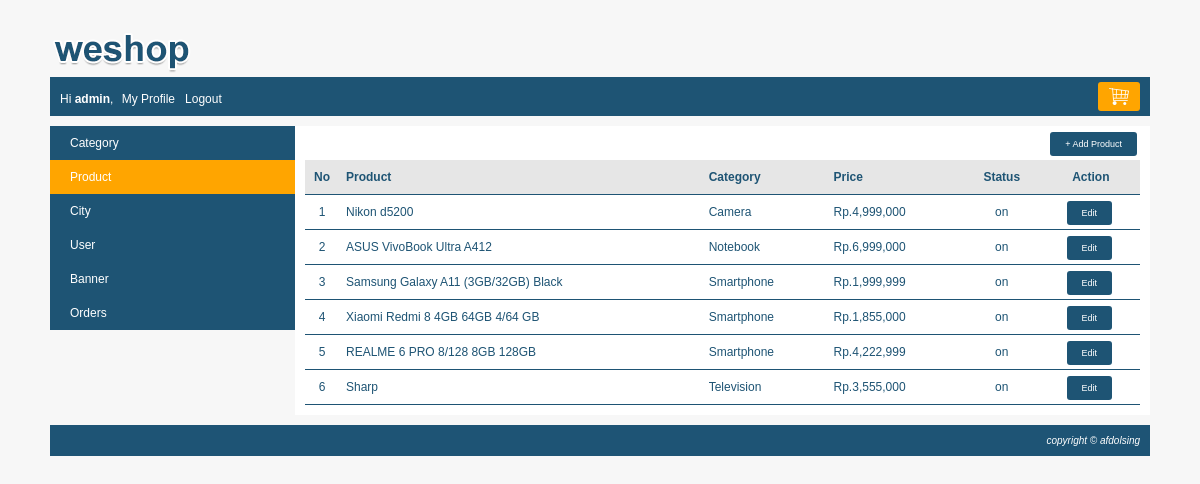
Page /index.php?page=my_profile&module=product&action=list (signed in) on the committed database.
### tables this page shows
CREATE TABLE `barang` (
  `barang_id` int(10) NOT NULL,
  `kategori_id` int(10) NOT NULL,
  `nama_barang` varchar(250) NOT NULL,
  `spesifikasi` text NOT NULL,
  `gambar` varchar(300) NOT NULL,
  `harga` int(10) NOT NULL,
  `stok` tinyint(1) NOT NULL,
  `status` enum('on','off') NOT NULL
);

CREATE TABLE `kategori` (
  `kategori_id` int(10) NOT NULL,
  `kategori` varchar(150) NOT NULL,
  `status` enum('on','off') NOT NULL
);

### function/helper.php (called while the page is built, shortened)
<?php
function rupiah($defaultPrice = 0)
{
    $string = "Rp." . number_format($defaultPrice);
    return $string;
}

### module/product/list.php (the view)
<div id="frame-add">
	<a href="<?php echo BASE_URL."index.php?page=my_profile&module=product&action=form"; ?>" class="tombol-action">+ Add Product</a>
</div>
<?php
	$query = mysqli_query($conn, "SELECT barang.*, kategori.kategori
									FROM barang JOIN kategori
									ON barang.kategori_id=kategori.kategori_id
									ORDER BY kategori ASC");
	if(mysqli_num_rows($query) == 0){
		echo "<h3>Sorry no product in the product table</h3>";
	}else{
		echo "<table class='table-list'>";
		echo "<tr class='baris-title'>
				<th class='kolom-nomor'>No</th>
				<th class='kiri'>Product</th>
				<th class='kiri'>Category</th>
                <th class='kiri'>Price</th>
				<th class='tengah'>Status</th>
				<th class='tengah'>Action</th>
			 </tr>";
		$no=1;
		while($row=mysqli_fetch_assoc($query)){
			echo "<tr>
					<td class='kolom-nomor'>$no</td>
					<td class='kiri'>$row[nama_barang]</td>
					<td class='kiri'>$row[kategori]</td>
                    <td class='kiri'>".rupiah($row['harga'])."</td>
					<td class='tengah'>$row[status]</td>
					<td class='tengah'>
						<a class='tombol-action' href='".BASE_URL."index.php?page=my_profile&module=product&action=form&product_id=$row[barang_id]'>Edit</a>
					</td>
				  </tr>";
			$no++;
		}
		echo "</table>";
	}
?>

### css/style.css (style rules this page uses)
body { font-family:arial; font-size:12px; color:#1e5474; background:#F7F7F7; margin:0px; }
.table-list { width: 100%; border-collapse: collapse; }
.table-list tr { border-bottom: 1px solid #1e5474; }
.table-list tr.baris-title { background: #E6E6E6; }
.table-list tr th, .table-list tr td { padding: 10px 7px; }
.kolom-nomor { width: 20px; text-align: center; }
.tengah { text-align: center; }
.kiri { text-align: left; }
#frame-add { margin-bottom: 10px; text-align: right; }
.tombol-action { background: #1e5474; color: white; padding: 7px 15px; border-radius: 3px; cursor: pointer; text-decoration: none; margin-right: 3px; font-size: 9px; }

### rows in the picture
barang: nama_barang "Nikon d5200", kategori.kategori "Camera", harga "Rp.4,999,000", status "on"
barang: nama_barang "ASUS VivoBook Ultra A412", kategori.kategori "Notebook", harga "Rp.6,999,000", status "on"
barang: nama_barang "Samsung Galaxy A11 (3GB/32GB) Black", kategori.kategori "Smartphone", harga "Rp.1,999,999", status "on"
barang: nama_barang "Xiaomi Redmi 8 4GB 64GB 4/64 GB", kategori.kategori "Smartphone", harga "Rp.1,855,000", status "on"
barang: nama_barang "REALME 6 PRO 8/128 8GB 128GB", kategori.kategori "Smartphone", harga "Rp.4,222,999", status "on"
barang: nama_barang "Sharp", kategori.kategori "Television", harga "Rp.3,555,000", status "on"

### other values in the picture
$name "admin"
